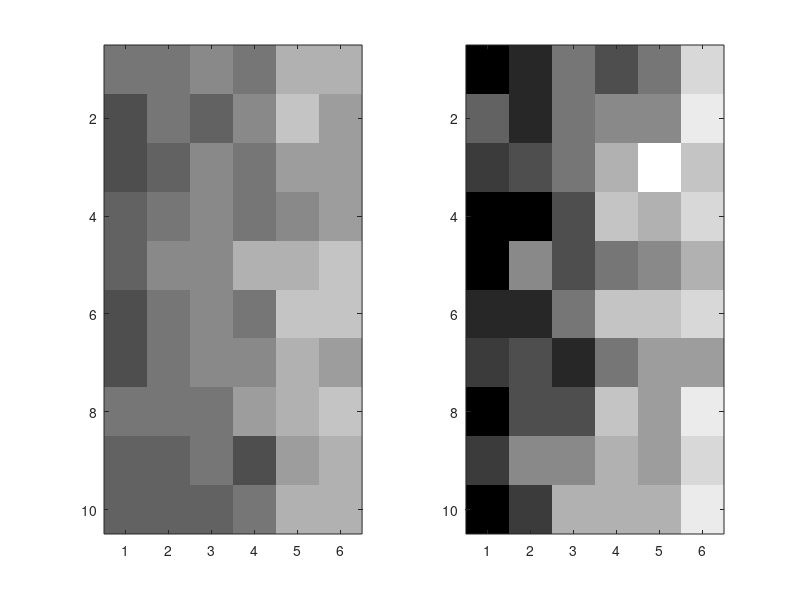

This chart was generated by the following MATLAB code:
clear all

for k=1:10 %number of kids in the study
    kid10(k,:) = [2:7]+randn(1,6);
    kid5(k,:) = [2:7]+randn(1,6)+3; %data + random noise + 3 extra seconds to read for younger kids
end

subplot(1,2,1)
image(kid5+1); colormap(gray(14)) %added 1 because some of the values in kid5 were negative 
subplot(1,2,2)
imagesc(kid10+1); colormap(gray(14))